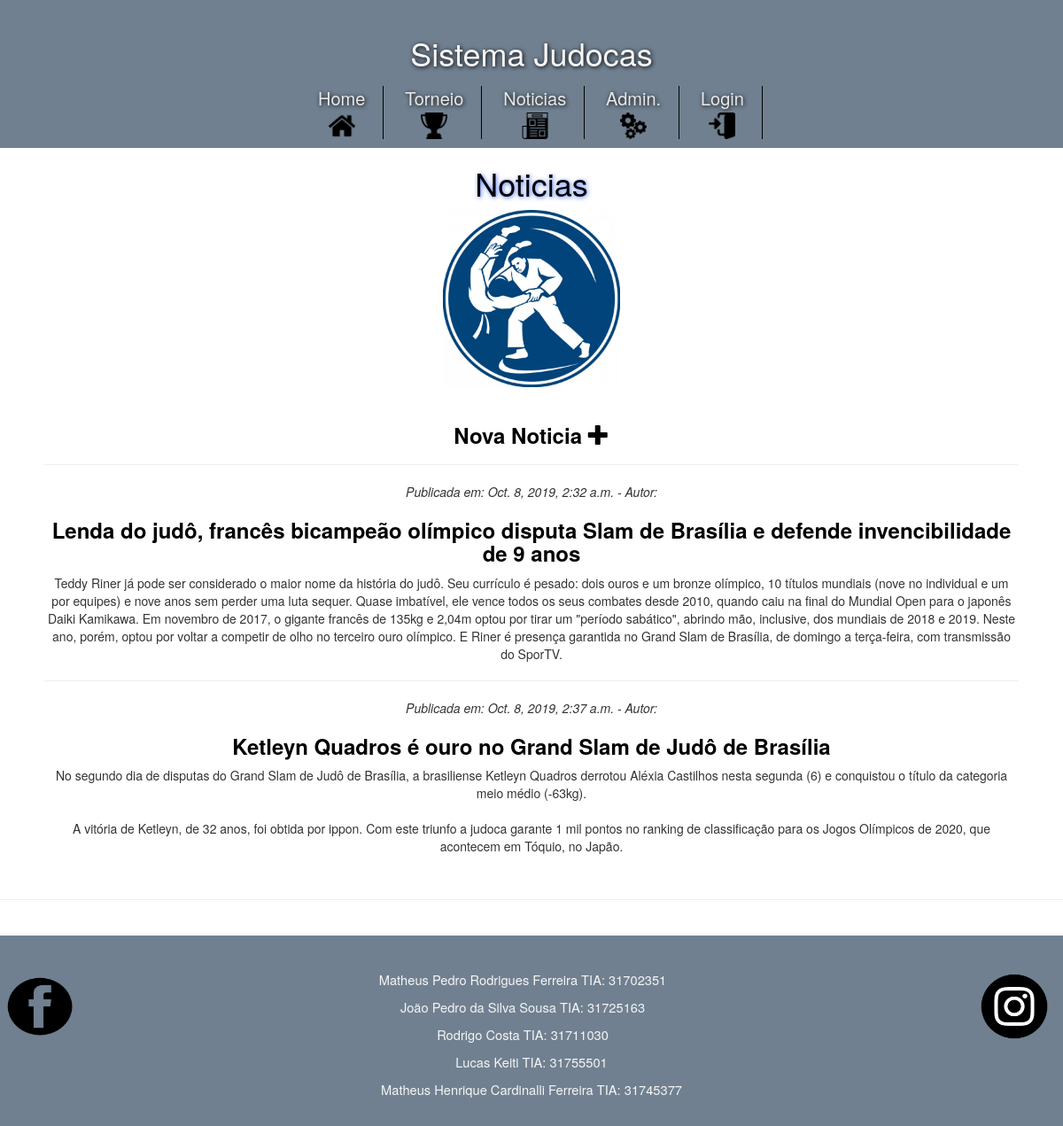
Screenshot of /noticias/ with the database file from the repository.
### news/models.py (models this page shows, shortened)
class News(models.Model):
    id = models.AutoField(primary_key=True)
    title = models.CharField(max_length=200, db_column="news_name")
    text = models.TextField(db_column="news_content")
    published = models.DateTimeField(
        default=timezone.now, db_column="published_date")
    edited = models.DateTimeField(
        blank=True, null=True, db_column="Last_edited")

### news/views.py (the view)
# urls.py: path("", views.NewsView, name="news-list"),
def NewsView(request, *args, **kwargs):
    news = News.objects.all()
    return render(request, 'news.html', {'news': news})

### home/templates/news.html (shortened to what this page needs)
{% extends "base.html" %} {% load static %} {% block content %}
<div id="containerNoticia">
  <h1><span id="text_noticia">Noticias</span></h1>
  <div id="imagem_noticia">
    <img
      src="{% static 'home/Noticias.png' %}"
      alt="imagem circular azul com dois lutadores, onde um esta realizando um golpe no outro."
      width="200"
      height="200"
    />
    <br />
  </div>
  <br />
  <article id="noticias">
    <h3>
      <a href="{% url 'news-new' %}"
        >Nova Noticia <span class="glyphicon glyphicon-plus"></span
      ></a>
    </h3>
    {% for news in news %}
    <hr />
    <p class="date">
      Publicada em: {{news.published}} - Autor: {{news.author}}
    </p>
    <h3><a href="{% url 'news-detail' pk=news.pk %}">{{news.title}}</a></h3>
    <p>{{ news.text|linebreaksbr }}</p>
    {% endfor %}
  </article>
</div>
<br />
<hr />
<br />
{% endblock %}

### home/templates/base.html (shortened to what this page needs)
{% load static %}
<!DOCTYPE html>
<html>
  <head>
    <link rel="stylesheet" href="//maxcdn.bootstrapcdn.com/bootstrap/3.2.0/css/bootstrap.min.css">
    <link rel="stylesheet" href="//maxcdn.bootstrapcdn.com/bootstrap/3.2.0/css/bootstrap-theme.min.css">
    <link rel="stylesheet" href="{% static 'home/newstyle.css' %}">
  </head>
  <body>
    <header id="banner">
      <br>
      <h1>Sistema Judocas</h1>
      <nav id="menu">
          <ul>
              <li class="bt"><a href="{% url 'home' %}">Home <br><img src="{% static 'home/home.png' %}" width="30px" height="30px"></a></li>
              <li class="bt"><a href="#">Torneio<br><img src="{% static 'home/trophy.png'%}" width="30px" height="30px"></a></li>
              <li class="bt"><a href="{% url 'news-list' %}">Noticias<br><img src="{% static 'home/newspaper.png' %}" width="30px" height="30px"></a></li>
              <li class="bt"><a href="{% url 'admin' %}">Admin.<br> <img src="{% static 'home/settings.png' %}" width="30px" height="30px"></a></li>
              <li class="bt"><a href="{% url 'login_screen' %}">Login<br><img src="{% static 'home/enter.png' %}" width="30px" height="30px"></a></li>
            </ul>
      </nav>
  </header>
    {% block content %}
    {% endblock %}
    <footer id="footer">
      <br>
      <br>
      <a class="fb" href="https://www.facebook.com/"><img src="{% static 'home/fb.png' %}" width="90px" height="80px"></a>
      <a class="insta" href="https://www.instagram.com/"><img src="{% static 'home/insta.png' %}" width="110px" height="80px"></a>
    <p>Matheus Pedro Rodrigues Ferreira TIA: 31702351</p>
    <p>João Pedro da Silva Sousa TIA: 31725163</p>
    <p>Rodrigo Costa TIA: 31711030</p>
    <p>Lucas Keiti TIA: 31755501</p>
    <p>Matheus Henrique Cardinalli Ferreira TIA: 31745377</p>
  <br>
  </footer>
  </body>
</html>

### static/home/newstyle.css (style rules this page uses)
* { margin: 0px; padding: 0px; text-align: center; }
#banner { text-align: center; background-size: cover; background-color: #708090; color: #F5F5F5; text-shadow: 1px 1px 5px black; }
#menu { background-color: #708090; display: flex; display: -webkit- flex; justify-content: center; justify-content: -webkit- center; margin-bottom: 20px; }
#menu ul li { list-style: none; display: inline-block; display: -webkit- inline-block; padding: 0px 20px; border-right: 1px solid black; margin-top: 7px; }
#menu ul li a { text-decoration: none; color: #E8E8E8; font-size: 15pt; text-shadow: 1px 1px 5px black; }
#footer { background-color: #708090; }
#footer p { color:#F5F5F5; font-size: 11pt; text-align: center; }
.fb { float:left; opacity: 1; }
.insta { float: right; opacity: 1; }
#containerNoticia { width: 1100px; height: auto; margin: 0 auto; }
#text_noticia { text-shadow: 1px 1px 5px #4876FF; color: black; }
article h3 a { text-decoration:none; color: black; font-weight: bold; }
.date { font-style:italic; }

### rows the page displays
News: published "Oct. 8, 2019, 2:32 a.m.", title "Lenda do judô, francês bicampeão olímpico disputa Slam de Brasília e defende invencibilidade de 9 anos", text "Teddy Riner já pode ser considerado o maior nome da história do judô. Seu currículo é pesado: dois ouros e um bronze olímpico, 10 títulos mundiais (nove no individual e um por equipes) e nove anos sem perder uma luta sequer. Quase imbatível, ele vence todos os seus combates desde 2010, quando caiu na final do Mundial Open para o japonês Daiki Kamikawa. Em novembro de 2017, o gigante francês de 135kg e 2,04m optou por tirar um \"período sabático\", abrindo mão, inclusive, dos mundiais de 2018 e 2019. Neste ano, porém, optou por voltar a competir de olho no terceiro ouro olímpico. E Riner é presença garantida no Grand Slam de Brasília, de domingo a terça-feira, com transmissão do SporTV."
News: published "Oct. 8, 2019, 2:37 a.m.", title "Ketleyn Quadros é ouro no Grand Slam de Judô de Brasília", text "No segundo dia de disputas do Grand Slam de Judô de Brasília, a brasiliense Ketleyn Quadros derrotou Aléxia Castilhos nesta segunda (6) e conquistou o título da categoria meio médio (-63kg). A vitória de Ketleyn, de 32 anos, foi obtida por ippon. Com este triunfo a judoca garante 1 mil pontos no ranking de classificação para os Jogos Olímpicos de 2020, que acontecem em Tóquio, no Japão."
